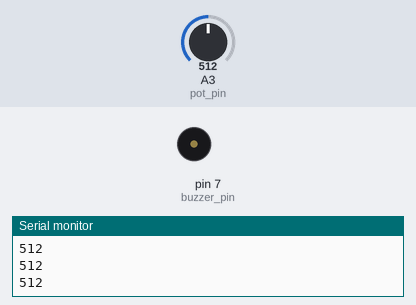
The sketch below on a simulated Arduino Uno, built with avr-gcc and run on an emulated ATmega328P. On the bench: buzzer (waves = sounding), the last lines printed to the serial monitor. The test bench sets the inputs (shaded band); at power-on: A3 (pot_pin) = 512.

Above: at 1.2 s.
1.3 s: A3 (pot_pin) set to 986
2.8 s: A3 (pot_pin) set to 1017
At 4.3 s:
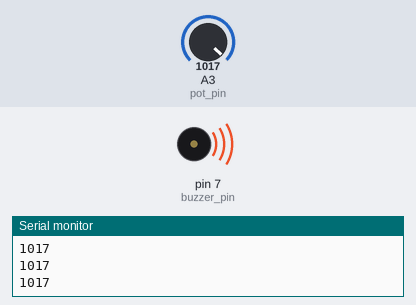
Timing chart, 0 to 5.8 s (numbered marks = the images above; inputs shaded):
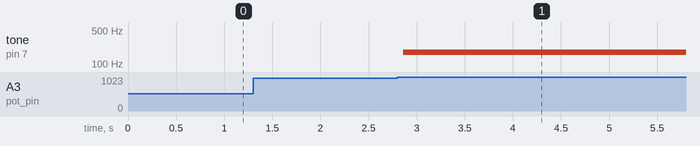

Measured:
- the behaviour switches between 1000 and 1001 on A3 (pot_pin) (found by bisection; images 0 and 1)
- after the input at 2.8 s, tone on pin 7 (buzzer_pin): silent → 173 Hz after 0.06 s

The sketch:

active_buzz_pot.ino
```cpp
int pot_value;
int buzzer_pin=7;
int pot_pin=A3;

void setup() {
  // put your setup code here, to run once:
Serial.begin(9600);
pinMode(buzzer_pin,OUTPUT);
pinMode(pot_pin,INPUT);
}

void loop() {
  // put your main code here, to run repeatedly:
  pot_value=analogRead(pot_pin);
  Serial.println(pot_value);
  if(pot_value>1000){

    digitalWrite(buzzer_pin,HIGH);
    pot_value=analogRead(pot_pin);
    }

    digitalWrite(buzzer_pin,LOW);
}
```
